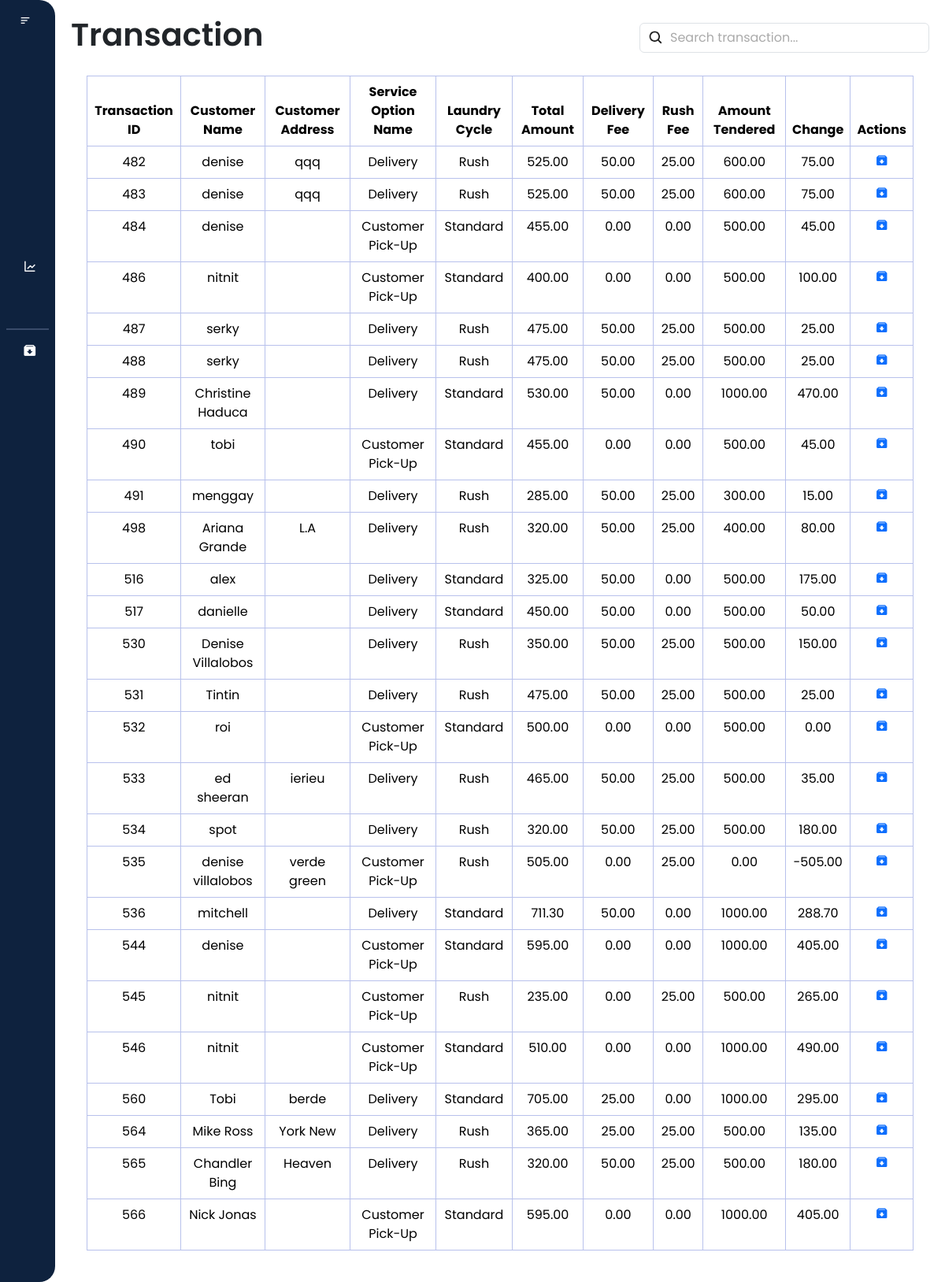
/laundry_system/transaction/transaction.php (signed in), run on the app's committed database.
### tables this page shows
CREATE TABLE `transaction` (
  `transaction_id` int(100) NOT NULL,
  `request_id` int(100) NOT NULL,
  `customer_id` int(100) NOT NULL,
  `customer_name` varchar(100) NOT NULL,
  `province` varchar(255) NOT NULL,
  `city` varchar(255) NOT NULL,
  `customer_address` varchar(255) NOT NULL,
  `brgy` varchar(255) NOT NULL,
  `service_option_id` int(255) NOT NULL,
  `service_option_name` varchar(100) NOT NULL,
  `laundry_cycle` enum('Standard','Rush') NOT NULL,
  `total_amount` decimal(65,2) NOT NULL,
  `delivery_fee` decimal(65,2) NOT NULL,
  `rush_fee` decimal(65,2) NOT NULL,
  `amount_tendered` decimal(65,2) NOT NULL,
  `money_change` decimal(65,2) NOT NULL
);

### laundry_system/transaction/transaction.php (the view, shortened to what this page needs)
<?php
$user_role = $_SESSION['user_role'];
if(isset($_POST['search'])) {
    $search = $con->real_escape_string($_POST['search']);
    $query = "SELECT * FROM transaction WHERE customer_name LIKE '%$search%'
    OR transaction_id LIKE '%$search%'
    OR laundry_service_option LIKE '%$search%'
    OR laundry_category_option LIKE '%$search%'";
} else {
    $query = "SELECT * FROM transaction";
}
$result = mysqli_query($con, $query);
$data = [];
if ($result->num_rows > 0) {
    while ($row = $result->fetch_assoc()) {
        $data[] = $row;
    }
}
?>
<!DOCTYPE html>
<html lang="en">
<head>
    <link rel="stylesheet" href="https://cdn.jsdelivr.net/npm/bootstrap@5.3.3/dist/css/bootstrap.min.css">
    <link rel="stylesheet" href="transaction.css">
    <link href="https://cdn.lineicons.com/4.0/lineicons.css" rel="stylesheet" />
    <link href='https://unpkg.com/boxicons@2.1.4/css/boxicons.min.css' rel='stylesheet'>
</head>
<body>
    <div class="wrapper">
    <aside id="sidebar">
            <div class="d-flex">
                <button id="toggle-btn" type="button">
                    <i class="bx bx-menu-alt-left"></i>
                </button>
            </div>
            <ul class="sidebar-nav">
                <li class="sidebar-item">
                    <a href="/laundry_system/dashboard/dashboard.php" class="sidebar-link">
                    </a>
                </li>
                <li class="sidebar-item">
                    <a href="/laundry_system/profile/profile.php" class="sidebar-link">
                    </a>
                </li>
                <?php if ($user_role === 'admin') : ?>
                    <li class="sidebar-item">
                        <a href="/laundry_system/users/users.php" class="sidebar-link">
                        </a>
                    </li>
                    <li class="sidebar-item">
                        <a href="/laundry_system/records/records.php" class="sidebar-link has-dropdown collapsed" data-bs-toggle="collapse"
                            data-bs-target="#records" aria-expanded="false" aria-controls="records">
                        </a>
                    </li>
                <?php endif; ?>
                <li class="sidebar-item">
                    <a href="/laundry_system/transaction/transaction.php" class="sidebar-link">
                    </a>
                </li>
                <li class="sidebar-item">
                    <a href="/laundry_system/sales_report/report.php" class="sidebar-link">
                        <i class='bx bx-line-chart'></i>
                    </a>
                </li>
                    <?php if ($user_role === 'admin') : ?>
                    <li class="sidebar-item">
                        <a href="/laundry_system/settings/settings.php" class="sidebar-link">
                        </a>
                    </li>
                    <hr style="border: 1px solid #b8c1ec; margin: 8px">
                    <li class="sidebar-item">
                        <a href="/laundry_system/archived/archive_users.php" class="sidebar-link">
                            <i class='bx bxs-archive-in'></i>
                        </a>
                    </li>
                <?php endif; ?>
            </ul>
            <div class="sidebar-footer">
                <a href="#" id="btn_logout" class="sidebar-link">
                </a>
            </div>
        </aside>
        <div class="main-content">
            <nav>
                <div class="d-flex justify-content-between align-items-center">
                    <h1>Transaction</h1>
                    <div class="search_bar" m-1>
                        <input class="form-control" type="text" id="filter_transaction" placeholder="Search transaction...">
                    </div>
                </div>
            </nav>
            <div class="table-responsive">
                <table class="table table-bordered text-center">
                    <thead>
                        <tr class="bg-dark text-white">
                            <th>Transaction ID</th>
                            <th>Customer Name</th>
                            <th>Customer Address</th>
                            <th>Service Option Name</th>
                            <th>Laundry Cycle</th>
                            <th>Total Amount</th>
                            <th>Delivery Fee</th>
                            <th>Rush Fee</th>
                            <th>Amount Tendered</th>
                            <th>Change</th>
                            <th>Actions</th>
                        </tr>
                    </thead>
                    <tbody id="transaction_table">
                        <?php
                        if (!empty($data)) {
                            foreach ($data as $row) {
                                echo "<tr>";
                                echo "<td>{$row['transaction_id']}</td>";
                                echo "<td>{$row['customer_name']}</td>";
                                echo "<td>{$row['customer_address']}</td>";
                                echo "<td>{$row['service_option_name']}</td>";
                                echo "<td>{$row['laundry_cycle']}</td>";
                                echo "<td>{$row['total_amount']}</td>";
                                echo "<td>{$row['delivery_fee']}</td>";
                                echo "<td>{$row['rush_fee']}</td>";
                                echo "<td>{$row['amount_tendered']}</td>";
                                echo "<td>{$row['money_change']}</td>";
                                echo "<td>
                                    <a href='javascript:void(0);' class='archive-btn' data-id='{$row['customer_id']}'>
                                    <i class='bx bxs-archive-in'></i></a>
                                </td>";
                                echo "</tr>";
                            }
                        } else {
                            echo "<tr><td colspan='11'>No transactions found.</td></tr>";
                        }
                        ?>
                    </tbody>
                </table>
            </div>
        </div>
    </div>
</body>
</html>

### laundry_system/transaction/transaction.css (style rules this page uses)
* { margin: 0; padding: 0; font-family: "Poppins", sans-serif; box-sizing: border-box; }
html { scroll-behavior: smooth; }
a { text-decoration: none; }
li { list-style: none; }
h1 { font-weight: 600; font-size: 1.5 rem; }
.wrapper { display: flex; width: 100%; height: 100vh; }
#sidebar { display: flex; width: 70px; min-width: 70px; z-index: 1000; transition: all 0.25s ease-in-out; flex-direction: column; background-color: #0e223e; border-radius: 0 20px 20px 0; overflow: auto; }
#toggle-btn { background-color: transparent; cursor: pointer; border: 0; padding: 1rem 1.5rem; }
#toggle-btn i { font-size: 1.5 rem; color: #fff; }
.sidebar-nav { padding: 2rem 0; flex: 1 1 auto; }
a.sidebar-link { padding: 0.625rem 1.625rem; color: #fff; display: block; font-size: 0.9rem; white-space: nowrap; border-left: 3px solid transparent; text-decoration: none; }
.sidebar-link i { font-size: 1.1rem; margin-right: 0.75rem; }
.sidebar-item { position: relative; }
.main-content { flex: 1; overflow-y: auto; padding: 20px; transition: margin-left 0.5s ease; }
.table-responsive { padding: 20px; }
.table { width: 100%; border-collapse: collapse; border: #b8c1ec; margin: 0; }
th, td { border: 1px solid #b8c1ec; padding: 8px; text-align: center; }
.search_bar { position: relative; }
.search_bar .form-control { padding-left: 38px; }
.search_bar .form-control::placeholder { color: #aaa; }
.search_bar .form-control { background-image: url('/laundry_system/images/search.png'); background-repeat: no-repeat; background-position: 10px center; background-size: 20px 20px; }

### data on the page
transaction: transaction_id "482", customer_name "denise", customer_address "qqq", service_option_name "Delivery", laundry_cycle "Rush", total_amount "525.00", delivery_fee "50.00", rush_fee "25.00", amount_tendered "600.00", money_change "75.00"
transaction: transaction_id "483", customer_name "denise", customer_address "qqq", service_option_name "Delivery", laundry_cycle "Rush", total_amount "525.00", delivery_fee "50.00", rush_fee "25.00", amount_tendered "600.00", money_change "75.00"
transaction: transaction_id "484", customer_name "denise", service_option_name "Customer Pick-Up", laundry_cycle "Standard", total_amount "455.00", delivery_fee "0.00", rush_fee "0.00", amount_tendered "500.00", money_change "45.00"
transaction: transaction_id "486", customer_name "nitnit", service_option_name "Customer Pick-Up", laundry_cycle "Standard", total_amount "400.00", delivery_fee "0.00", rush_fee "0.00", amount_tendered "500.00", money_change "100.00"
transaction: transaction_id "487", customer_name "serky", service_option_name "Delivery", laundry_cycle "Rush", total_amount "475.00", delivery_fee "50.00", rush_fee "25.00", amount_tendered "500.00", money_change "25.00"
transaction: transaction_id "488", customer_name "serky", service_option_name "Delivery", laundry_cycle "Rush", total_amount "475.00", delivery_fee "50.00", rush_fee "25.00", amount_tendered "500.00", money_change "25.00"
transaction: transaction_id "489", customer_name "Christine Haduca", service_option_name "Delivery", laundry_cycle "Standard", total_amount "530.00", delivery_fee "50.00", rush_fee "0.00", amount_tendered "1000.00", money_change "470.00"
transaction: transaction_id "490", customer_name "tobi", service_option_name "Customer Pick-Up", laundry_cycle "Standard", total_amount "455.00", delivery_fee "0.00", rush_fee "0.00", amount_tendered "500.00", money_change "45.00"
transaction: transaction_id "491", customer_name "menggay", service_option_name "Delivery", laundry_cycle "Rush", total_amount "285.00", delivery_fee "50.00", rush_fee "25.00", amount_tendered "300.00", money_change "15.00"
transaction: transaction_id "498", customer_name "Ariana Grande", customer_address "L.A", service_option_name "Delivery", laundry_cycle "Rush", total_amount "320.00", delivery_fee "50.00", rush_fee "25.00", amount_tendered "400.00", money_change "80.00"
transaction: transaction_id "516", customer_name "alex", service_option_name "Delivery", laundry_cycle "Standard", total_amount "325.00", delivery_fee "50.00", rush_fee "0.00", amount_tendered "500.00", money_change "175.00"
transaction: transaction_id "517", customer_name "danielle", service_option_name "Delivery", laundry_cycle "Standard", total_amount "450.00", delivery_fee "50.00", rush_fee "0.00", amount_tendered "500.00", money_change "50.00"
transaction: transaction_id "530", customer_name "Denise Villalobos", service_option_name "Delivery", laundry_cycle "Rush", total_amount "350.00", delivery_fee "50.00", rush_fee "25.00", amount_tendered "500.00", money_change "150.00"
transaction: transaction_id "531", customer_name "Tintin", service_option_name "Delivery", laundry_cycle "Rush", total_amount "475.00", delivery_fee "50.00", rush_fee "25.00", amount_tendered "500.00", money_change "25.00"
transaction: transaction_id "532", customer_name "roi", service_option_name "Customer Pick-Up", laundry_cycle "Standard", total_amount "500.00", delivery_fee "0.00", rush_fee "0.00", amount_tendered "500.00", money_change "0.00"
transaction: transaction_id "533", customer_name "ed sheeran", customer_address "ierieu", service_option_name "Delivery", laundry_cycle "Rush", total_amount "465.00", delivery_fee "50.00", rush_fee "25.00", amount_tendered "500.00", money_change "35.00"
transaction: transaction_id "534", customer_name "spot", service_option_name "Delivery", laundry_cycle "Rush", total_amount "320.00", delivery_fee "50.00", rush_fee "25.00", amount_tendered "500.00", money_change "180.00"
transaction: transaction_id "535", customer_name "denise villalobos", customer_address "verde green", service_option_name "Customer Pick-Up", laundry_cycle "Rush", total_amount "505.00", delivery_fee "0.00", rush_fee "25.00", amount_tendered "0.00", money_change "-505.00"
transaction: transaction_id "536", customer_name "mitchell", service_option_name "Delivery", laundry_cycle "Standard", total_amount "711.30", delivery_fee "50.00", rush_fee "0.00", amount_tendered "1000.00", money_change "288.70"
transaction: transaction_id "544", customer_name "denise", service_option_name "Customer Pick-Up", laundry_cycle "Standard", total_amount "595.00", delivery_fee "0.00", rush_fee "0.00", amount_tendered "1000.00", money_change "405.00"
transaction: transaction_id "545", customer_name "nitnit", service_option_name "Customer Pick-Up", laundry_cycle "Rush", total_amount "235.00", delivery_fee "0.00", rush_fee "25.00", amount_tendered "500.00", money_change "265.00"
transaction: transaction_id "546", customer_name "nitnit", service_option_name "Customer Pick-Up", laundry_cycle "Standard", total_amount "510.00", delivery_fee "0.00", rush_fee "0.00", amount_tendered "1000.00", money_change "490.00"
transaction: transaction_id "560", customer_name "Tobi", customer_address "berde", service_option_name "Delivery", laundry_cycle "Standard", total_amount "705.00", delivery_fee "25.00", rush_fee "0.00", amount_tendered "1000.00", money_change "295.00"
transaction: transaction_id "564", customer_name "Mike Ross", customer_address "York New", service_option_name "Delivery", laundry_cycle "Rush", total_amount "365.00", delivery_fee "25.00", rush_fee "25.00", amount_tendered "500.00", money_change "135.00"
transaction: transaction_id "565", customer_name "Chandler Bing", customer_address "Heaven", service_option_name "Delivery", laundry_cycle "Rush", total_amount "320.00", delivery_fee "50.00", rush_fee "25.00", amount_tendered "500.00", money_change "180.00"
transaction: transaction_id "566", customer_name "Nick Jonas", service_option_name "Customer Pick-Up", laundry_cycle "Standard", total_amount "595.00", delivery_fee "0.00", rush_fee "0.00", amount_tendered "1000.00", money_change "405.00"
